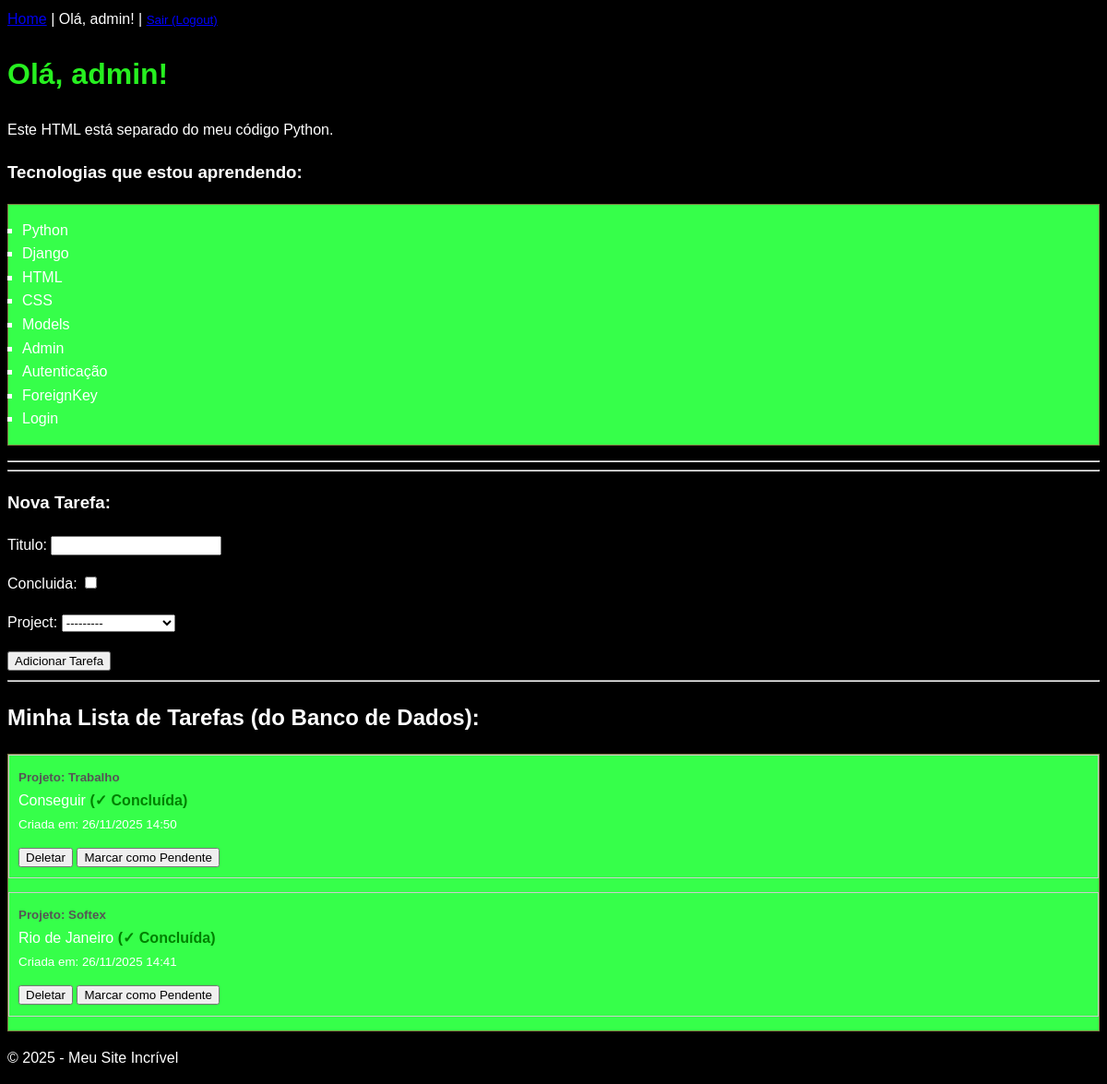
The app's page / (signed in) with its own data.
### core/models.py (models this page shows)
class Tarefa(models.Model):
    user = models.ForeignKey(User, on_delete=models.CASCADE)
    project = models.ForeignKey(Project, on_delete=models.CASCADE, related_name='tarefas')
    titulo = models.CharField(max_length=200)
    concluida = models.BooleanField(default=False)
    criada_em = models.DateTimeField(auto_now_add=True)

### projects/models.py (models this page shows)
class Project(models.Model):
    user = models.ForeignKey(User, on_delete=models.CASCADE)
    titulo = models.CharField(max_length=100)

### core/views.py (the view)
# urls.py: path('', views.home, name='home'),
@login_required
def home(request):
    if request.method == 'POST':
        form = TarefaForm(request.POST, user=request.user)
        if form.is_valid():
            tarefa = form.save(commit=False)
            tarefa.user = request.user
            tarefa.save()
            return redirect('home')
    else:
        form = TarefaForm(user=request.user) # Cria um formulário vazio
    todas_as_tarefas = Tarefa.objects.filter(user=request.user).order_by('-criada_em')
    context = {
        'nome_usuario': request.user.username, # Use o nome do usuário logado!
        'tecnologias': ['Python', 'Django', 'HTML', 'CSS','Models', 'Admin', 'Autenticação', 'ForeignKey', 'Login'],
        'tarefas': todas_as_tarefas, # 4. Adicione as tarefas ao contexto
        'form': form, # 10. Envie o 'form' (vazio ou com erros) para o template
    }
    return render(request, 'home.html', context)

### core/forms.py
class TarefaForm(forms.ModelForm):
    def __init__(self, *args, **kwargs):
        user = kwargs.pop('user', None)
        super(TarefaForm, self).__init__(*args, **kwargs)
        if user:
            self.fields['project'].queryset = Project.objects.filter(user=user)
    class Meta:
        model = Tarefa
        fields = ['titulo', 'concluida', 'project']

### templates/home.html (shortened to what this page needs)
{% extends 'base.html' %}
{% block content %}
<h1>Olá, {{ nome_usuario }}!</h1>
<p>Este HTML está separado do meu código Python.</p>
<h3>Tecnologias que estou aprendendo:</h3>
<ul>
  {% for tec in tecnologias %}
  <li>{{ tec }}</li>
  {% endfor %}
</ul>
<hr />
<hr>
<h3>Nova Tarefa:</h3>
<form method="POST">
  {{ form.as_p }}
  <button type="submit">Adicionar Tarefa</button>
</form>
<hr>
<h2>Minha Lista de Tarefas (do Banco de Dados):</h2>
<ul style="list-style: none; padding: 0;">
  {% for tarefa in tarefas %}
  <li style="margin-bottom: 15px; border: 1px solid #ccc; padding: 10px;">
    <small style="font-weight: bold; color: #555;">
      Projeto: {{ tarefa.project.titulo }}
    </small>
        <br>
    {{ tarefa.titulo }}
    {% if tarefa.concluida %}
    <strong style="color: green;">(✓ Concluída)</strong>
    {% else %}
    <strong style="color: rgb(245, 0, 0);">(☐ Pendente)</strong>
    {% endif %}
    <br>
    <small>Criada em: {{ tarefa.criada_em|date:"d/m/Y H:i" }}</small>
   <div style="margin-top:10px;">
  <form action="{% url 'deletar_tarefa' tarefa.pk %}" method="POST" style="display: inline;">
    <button type="submit">Deletar</button>
  </form>
  {% if tarefa.concluida %}
    <form action="{% url 'concluir_tarefa' tarefa.pk %}" method="POST" style="display:inline;">
      <button type="submit">Marcar como Pendente</button>
    </form>
  {% endif %}
</div>
  </li>
  {% empty %}
  <li>Você ainda não tem tarefas cadastradas.</li>
  {% endfor %}
</ul>
{% endblock %}

### templates/base.html (shortened to what this page needs)
{% load static %}
<!DOCTYPE html>
<html lang="pt-br">
<head>
    <link rel="stylesheet" href="{%static 'css/style.css' %}">
</head>
<body>
    <header>
        <nav>
            <a href="{% url 'home' %}">Home</a> |
            {% if user.is_authenticated %}
            <span>Olá, {{ user.username }}!</span> |
            <form action="{% url 'logout' %}" method="POST" style="display: inline;">
                <button type="submit" style="background:none; border:none;
padding:0; color:blue; text-decoration:underline; cursor:pointer;">
                    Sair (Logout)
                </button>
            </form>
            {% else %}
            <a href="{% url 'login' %}">Entrar (Login)</a> |
            <a href="{% url 'register' %}">Cadastre-se</a>
            {% endif %}
        </nav>
    </header>
    <main>
        {% block content %}
        {% endblock %}
    </main>
    <footer>
        <p>© 2025 - Meu Site Incrível</p>
    </footer>
</body>
</html>

### static/css/style.css (style rules this page uses)
body { font-family: Arial, sans-serif; background-color: #000000; color: #ffffff; line-height: 1.6; }
h1 { color: #27f020; }
ul { background-color: #36ff4a; border: 1px solid #7e7b41; padding: 15px; }
li { list-style-type: square; }

### records on screen
Tarefa: project.titulo "Trabalho", titulo "Conseguir", concluida "(✓ Concluída)", criada_em "26/11/2025 14:50"
Tarefa: project.titulo "Softex", titulo "Rio de Janeiro", concluida "(✓ Concluída)", criada_em "26/11/2025 14:41"

### other values on screen
{{ user.username }} "admin"
{{ nome_usuario }} "admin"
{{ tec }} "Python" "Django" "HTML" "CSS" "Models" "Admin" "Autenticação" "ForeignKey" "Login"
